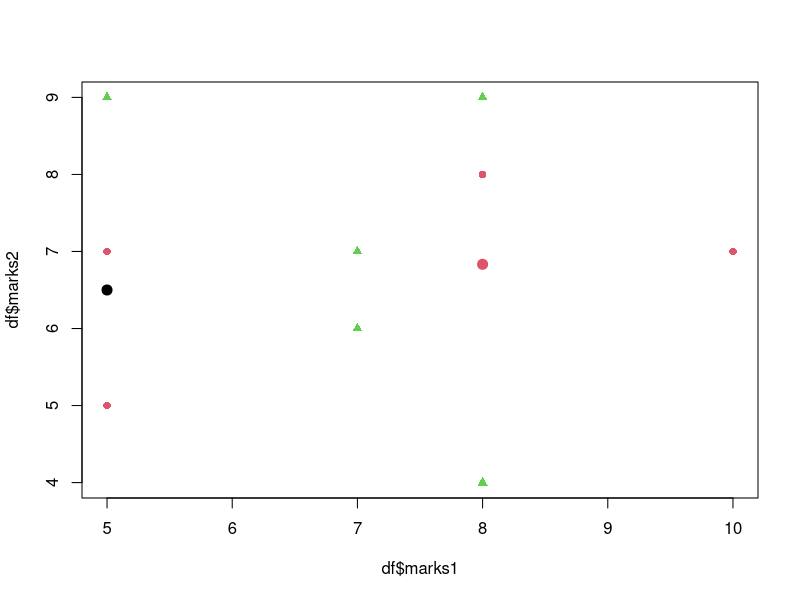

This chart was generated by the following R code:
marks1 = ceiling(rnorm(10, 6, 2))
marks2 = ceiling(rnorm(10, 6, 2))
df = data.frame(marks1, marks2)
head(df)
km= kmeans(df, centers=2)
km$cluster
df2=cbind(df, cluster=km$cluster)
df2[order(df2$cluster),]
plot(df$marks1, df$marks2, col=2:3, pch=c(16,17))

points(km$centers, pch=20,cex=2, col=km$cluster)